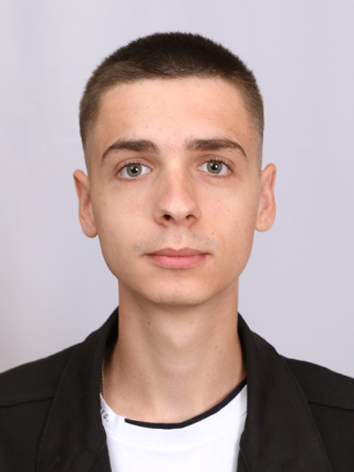
#> input picture lab8/test.jpg, 354 x 472 px
$ python LR_8_task_4.py
#> lines starting #> are read from the running program, lines starting #| are printed output that depends on the picture
import cv2
faceCascade=cv2.CascadeClassifier(cv2.data.haarcascades + 'haarcascade_frontalface_default.xml')
img = cv2.imread('test.jpg')
#> img is the input picture: shape (472, 354, 3); mean B, G, R 155.4, 157.3, 176.6
imgGray = cv2.cvtColor(img,cv2.COLOR_BGR2GRAY)
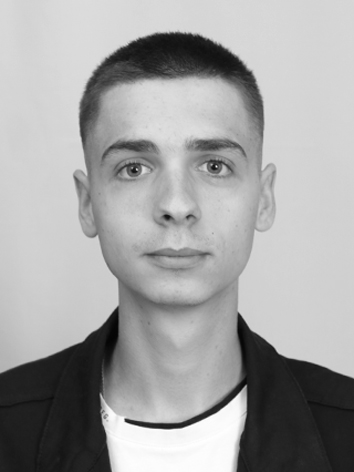
#> imgGray: shape (472, 354); min 4, max 255, mean 162.8
faces = faceCascade.detectMultiScale(imgGray,1.1,4)
#> faces = [[140, 312, 89, 89], [61, 77, 232, 232]]
for (x,y,w,h) in faces:
    cv2.rectangle(img,(x,y),(x+w,y+h),(255,0,0),2)
    cv2.imshow("Result", img)
    cv2.waitKey(0)
#> this loop made 2 passes
#> pass 1, `cv2.imshow("Result", img)`:
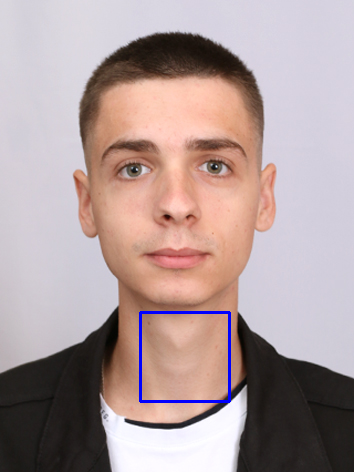
#> window 'Result': shape (472, 354, 3); mean B, G, R 156.2, 156.4, 175.4
#> pass 2, `cv2.imshow("Result", img)`:
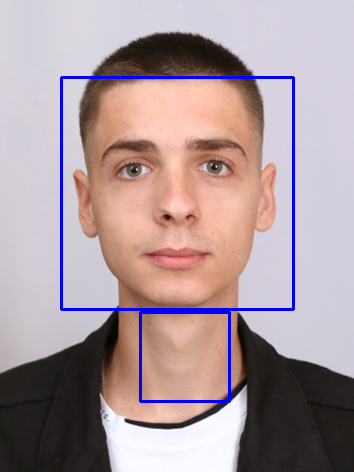
#> window 'Result': shape (472, 354, 3); mean B, G, R 157.5, 153.4, 172.3
